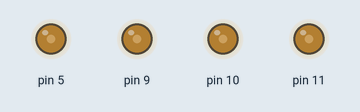
Simulated run of this sketch. Board: Arduino Uno, built with avr-gcc and run on an emulated ATmega328P. On the bench: output pins drawn as LEDs (lit = HIGH).

Above: at 0.1 s.
Timing chart, 0 to 1.6 s (numbered marks = the images above):
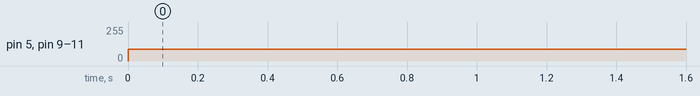

The sketch:

Prueba_4_motores_juntos.ino
```cpp
void setup()
{

  pinMode(5, OUTPUT);
  pinMode(9, OUTPUT);
  pinMode(10, OUTPUT);
  pinMode(11, OUTPUT);
}


void loop()
{
  analogWrite(5, 90);
  analogWrite(9, 90);
  analogWrite(10, 90);
  analogWrite(11, 90);

//  delay(1000);

//  analogWrite(5, 0);
//  analogWrite(9, 0);
//  analogWrite(10, 0);
//  analogWrite(11, 0);

  //delay(1000);

}
```

Measured:
- by itself, pin 5, pin 9–11: 0/255 → 90/255 at 0.00 s
